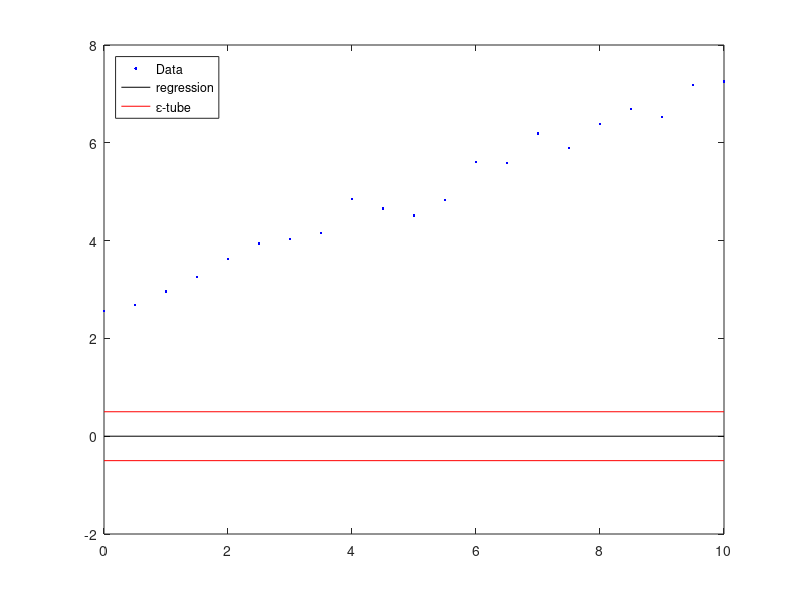

Reproduce this figure in MATLAB.
%% Regression problems - 𝜺-SV Lineare
close all; clear; clc;

%% data
data = [ 0    2.5584
    0.5000    2.6882
    1.0000    2.9627
    1.5000    3.2608
    2.0000    3.6235
    2.5000    3.9376
    3.0000    4.0383
    3.5000    4.1570
    4.0000    4.8498
    4.5000    4.6561
    5.0000    4.5119
    5.5000    4.8346
    6.0000    5.6039
    6.5000    5.5890
    7.0000    6.1914
    7.5000    5.8966
    8.0000    6.3866
    8.5000    6.6909
    9.0000    6.5224
    9.5000    7.1803
   10.0000    7.2537];


x = data(:,1) ;
y = data(:,2) ;
l = length(x) ; % number of points

%% linear regression - primal problem -Exercise 6.2
% parameter
epsilon = 0.5;

% define the problem
Q = [ 1 0
      0 0 ];
c = [0; 0];
D = [-x -ones(l,1)
      x  ones(l,1)];
  
d = epsilon*ones(2*l,1) + [-y;y];

% solve the problem
sol = quadprog(Q,c,D,d);

% compute w
w = sol(1);

% compute b
b = sol(2);

% find regression and epsilon-tube
z = w.*x + b ;
zp = w.*x + b + epsilon ;
zm = w.*x + b - epsilon ;

%% plot the solution

plot(x,y,'b.',x,z,'k-',x,zp,'r-',x,zm,'r-');
legend('Data','regression','\epsilon-tube',...
    'Location','NorthWest')